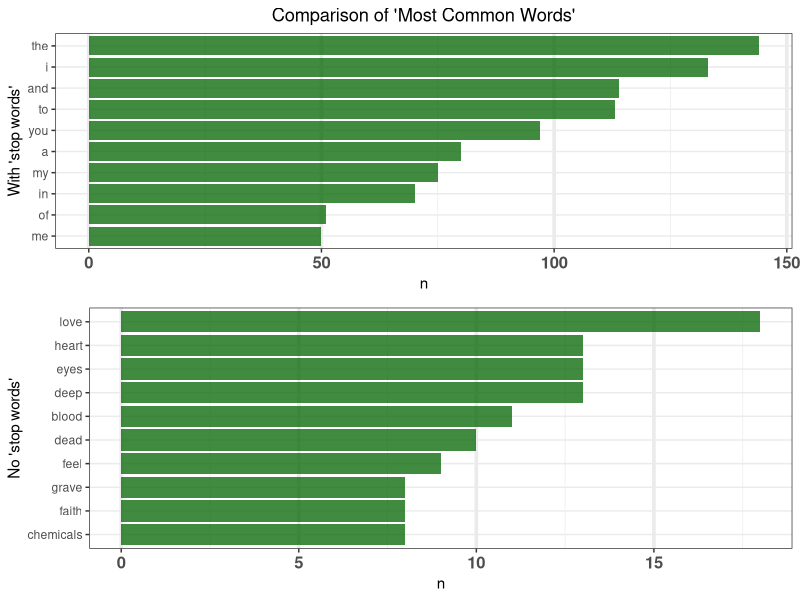
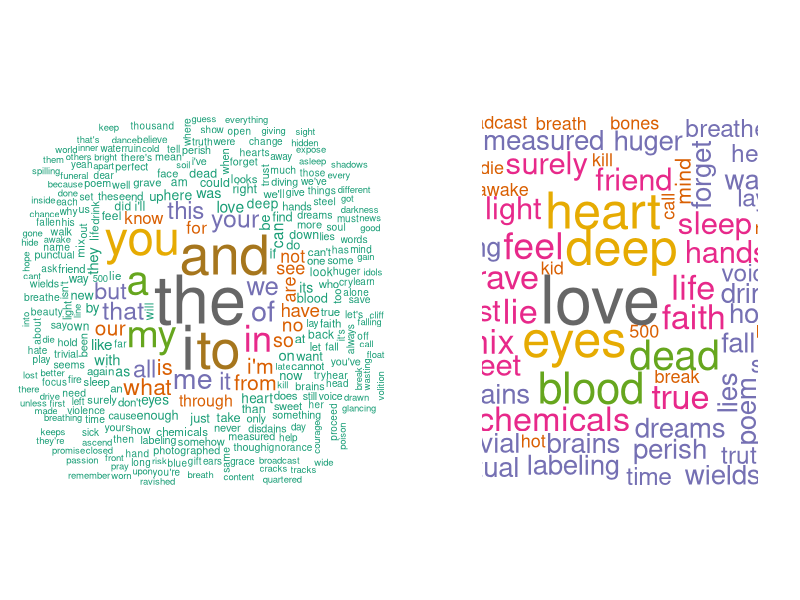
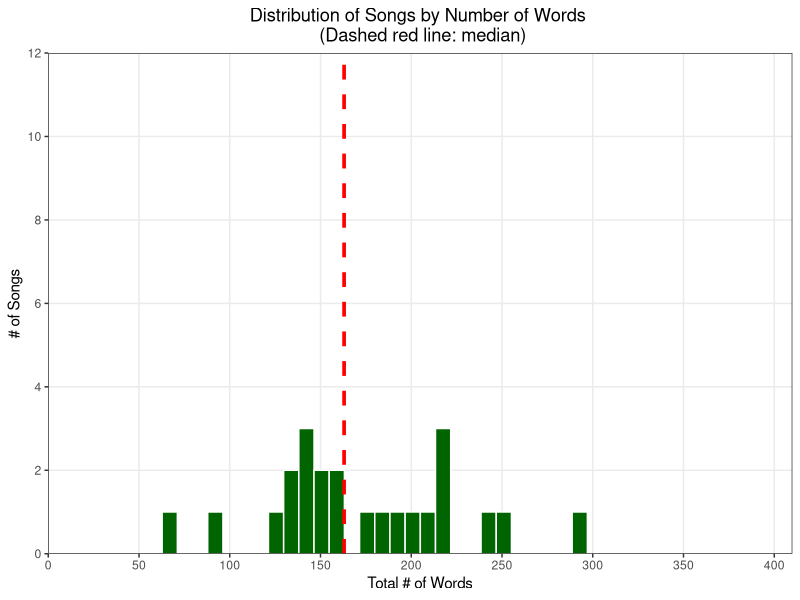
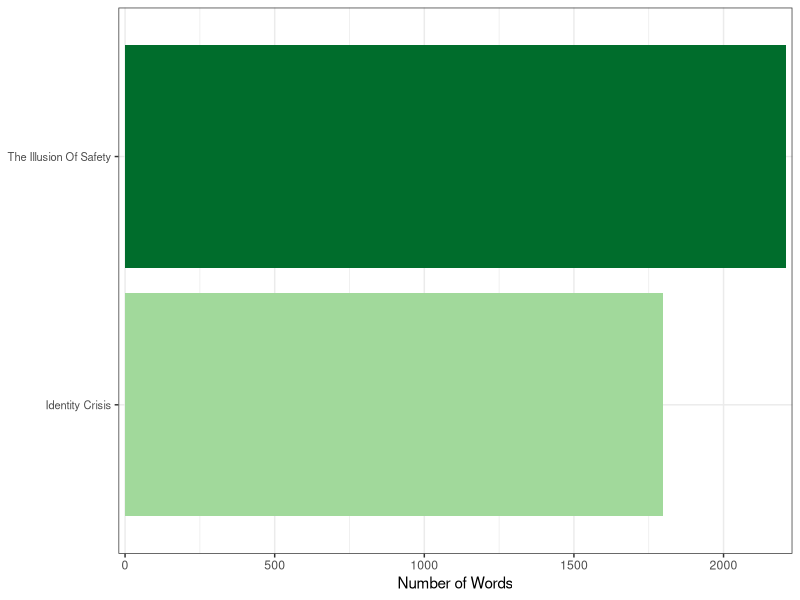

Generate these figures, in order, with R: (Note: this script raises an error after producing the figures.)
## ---- chunk 1
knitr::opts_chunk$set(warning = FALSE, message = FALSE)
## ---- chunk 2
# Packages:
library(tidyverse)  # for dplyr, tidyr, ggplot2
library(tidytext)   # for separating text into words with unnest_tokens() function
library(stringr)    # for string detection, extraction, manipulation, etc.

library(gplots)     # for a certain type of plots not in ggplot2
library(ggrepel)    # for making sure labels don't overlap
library(scales)     # for fixing and tweaking the scales on graphs
library(gridExtra)  # for arranging multiple plots into a single page

## ---- chunk 3
library(lubridate)

df <- read.csv('thrice.df.csv', header=TRUE, stringsAsFactors = FALSE)

df <- df %>% 
       mutate(album = factor(album, levels = unique(album)),
              length = ms(length),
              lengthS = seconds(length))

## ---- chunk 4

df %>% 
  select(lyrics) %>% 
  substr(4, 116)

## ---- chunk 5
library(stringr)
# use the stringr for str_split() function to split "lyrics" on the <br> tags!

wordToken <-  df %>%
  unnest_tokens(output = line, input = lyrics, token = str_split, pattern = ' <br>') %>%   
  unnest_tokens(output = word, input = line, to_lower = TRUE) 

glimpse(wordToken)

## ---- chunk 6

countWord <- wordToken %>% count(word, sort=TRUE)
countWord  %>% head(10)
# 'the' is most common....

## ---- chunk 7

data("stop_words")

set.seed(1)
sample_stop <- stop_words %>% sample_n(10)

sample_stop

## ---- chunk 8

wordToken2 <- wordToken %>% 
  anti_join(stop_words) %>% # Take out rows of `word` in wordToken that appear in stop_words
  arrange(ID)               # Can also arrange by track_num, basically the same thing

countWord2 <- wordToken2 %>% count(word, sort = TRUE)

countWord2 %>% head(10)

## ---- chunk 9

# graph of most common words (including stop words) 
one <- countWord %>% head(10) %>% 
  ggplot(aes(reorder(word, n), n)) + 
  geom_bar(stat = "identity", fill = "darkgreen", alpha = 0.75) +
  ggtitle("Comparison of 'Most Common Words'") +
  xlab("With 'stop words'") +
  scale_y_continuous(breaks = pretty_breaks(5)) +
  coord_flip() +
  theme_bw() +
  theme(panel.grid.major.x = element_line(size = 1.25),
        axis.text.x = element_text(size = 12, face = "bold"),
        plot.title = element_text(hjust = 0.5))

# graph of most common words (no stop words) 
two <- countWord2 %>% head(10) %>% 
  ggplot(aes(reorder(word, n), n)) + 
  geom_bar(stat = "identity", fill = "darkgreen", alpha = 0.75) +
  xlab("No 'stop words'") +
  scale_y_continuous(breaks = pretty_breaks()) +
  coord_flip() +
  theme_bw() +
  theme(panel.grid.major.x = element_line(size = 1.25),
        axis.text.x = element_text(size = 12, face = "bold"))

grid.arrange(one, two)

## ---- chunk 10
library(wordcloud)
layout(matrix(c(1,2),1,2, byrow = TRUE))

wordcloud(words = countWord$word, freq = countWord$n, random.order = FALSE, max.words = 300, 
          colors = brewer.pal(8, "Dark2"), use.r.layout = TRUE)

wordcloud(countWord2$word, countWord2$n, random.order = FALSE, max.words = 300,
          colors = brewer.pal(8, "Dark2"), use.r.layout = TRUE)

## ---- chunk 11

wordToken %>% select(title) %>% n_distinct()
wordToken2 %>% select(title) %>% n_distinct()

## ---- chunk 12

df %>% summarise(num_songs = n()) # 103 songs in total, as each row = 1 song

## ---- chunk 13

# WordsPerSong
WordsPerSong <- wordToken %>% 
  group_by(title) %>% 
  summarize(wordcounts = n()) %>%    # each row = 1 word
  arrange(desc(wordcounts))

WordsPerSong %>% 
  ggplot(aes(x = wordcounts)) + 
  geom_histogram(bins = 50, color = "white", fill = "darkgreen") +
  geom_vline(xintercept = median(WordsPerSong$wordcounts), 
             color = "red", linetype = "dashed", size = 1.25) +
  scale_y_continuous(breaks = pretty_breaks(), expand = c(0, 0), limits = c(0, 12)) +
  scale_x_continuous(breaks = pretty_breaks(10), expand = c(0, 0), limits = c(0, 410)) +
  xlab('Total # of Words') +
  ylab('# of Songs') +
  labs(title = 'Distribution of Songs by Number of Words \n (Dashed red line: median)') + 
  theme_bw() +
  theme(panel.grid.minor = element_blank(), 
        plot.title = element_text(hjust = 0.5))

## ---- chunk 14

wordToken2 %>% 
  group_by(album) %>% 
  summarize(num_songs = n_distinct(title)) %>% 
  arrange(desc(num_songs))

## ---- chunk 15

wordToken %>% 
  select(title, album, word) %>% 
  group_by(title, album) %>% 
  summarize(num_word = n()) %>% 
  arrange(desc(num_word)) %>%
  head(10)

## ---- chunk 16

wordToken %>% 
  select(album, word) %>% 
  group_by(album) %>% 
  summarize(num_word = n()) %>% 
  arrange(desc(num_word)) %>% 
  ggplot(aes(reorder(album, num_word), num_word, fill = num_word)) + 
  geom_bar(stat = "identity") + 
  scale_y_continuous(expand = c(0.01, 0)) +
  scale_fill_gradient(low = "#a1d99b", high = "#006d2c", guide = FALSE) +
  coord_flip() +
  theme_bw() +
  theme(axis.text.y = element_text(size = 8), axis.title.y = element_blank()) +
  ylab("Number of Words")

## ---- chunk 17

wordToken %>% 
  filter(album == "Vheissu") %>% 
  summarize(num_word = n())

wordToken %>% 
  filter(title == "The Weight") %>% 
  summarize(num_word = n()) 
  
## ---- chunk 18

wordToken2 %>% 
  filter(title == "The Weight") %>% 
  group_by(title) %>% 
  count(word) %>% 
  arrange(desc(n)) %>% 
  head(5)

## ---- chunk 19

wordToken2 %>% 
  str_count("light") %>% 
  sum()

## ---- chunk 20

wordToken2 %>% 
  select(title, album, word) %>%
  mutate(light = str_count(word, "light")) %>% 
  group_by(title, album) %>% 
  summarize(total_light = sum(light)) %>% 
  arrange(desc(total_light)) %>% 
  head(5)

## ---- chunk 21
# proportion of "light" in all words
wordToken %>% 
  select(title, album, word) %>% 
  mutate(num_word = n()) %>% 
  mutate(prop_light = (sum(str_count("light")) / num_word))

## ---- chunk 22

wordToken2 %>% 
  group_by(title) %>% 
  count(word) %>% 
  arrange(desc(n)) %>% 
  head(10)

## ---- chunk 23
# most frequent unigrams per album: ####

word_count_nested <- wordToken2 %>% 
  group_by(album, word) %>% 
  summarize(count = n()) %>% 
  top_n(5) %>% 
  arrange(album, desc(count)) %>% 
  nest() 

## ---- chunk 24

word_count_nested$data[[1]]

word_count_nested$data[[5]]

## ---- chunk 25

word_count_nested <- word_count_nested %>% 
  mutate(plot = map2(data, album, 
                     ~ggplot(data = .x, aes(fill = count)) +
           geom_bar(aes(reorder(word, count), count), 
                    stat = "identity", width = 0.65) +
           scale_y_continuous(breaks = pretty_breaks(10), limits = c(0, 22), expand = c(0, 0)) +
           scale_fill_gradient(low = "#a1d99b", high = "#006d2c", guide = FALSE) +
           ggtitle(.y) +
           labs(x = NULL, y = NULL) +
           coord_flip() +  
           theme_bw() +
           theme(axis.text.y = element_text(size = 7),
                 title = element_text(size = 10))
           ))

str(word_count_nested, list.len = 3, max.level = 2)

## ---- chunk 26

word_count_nested$plot[[2]]

word_count_nested$plot[[11]]

## ---- chunk 27

word_count_nested %>% 
  unnest(data) %>%                   # take data out from list
  ggplot(aes(x = word, y = count)) +
  geom_bar(stat = "identity") +
  facet_grid(.~album)

## ---- chunk 28

do.call(grid.arrange, c(word_count_nested$plot, ncol = 3))

## ---- chunk 29

nested_plots <- word_count_nested$plot[1:4]

## ---- chunk 30

str(nested_plots, list.len = 2, max.level = 2)

## ---- chunk 31

library(cowplot)
plot_grid(plotlist = nested_plots, ncol = 2)

## ---- chunk 32

map2(paste0(word_count_nested$album, ".pdf"), word_count_nested$plot, ggsave)
